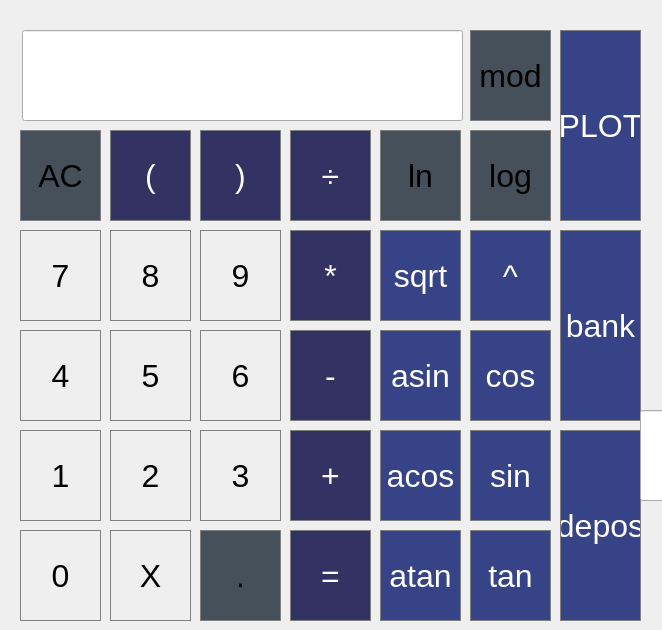
<?xml version="1.0" encoding="UTF-8"?>
<ui version="4.0">
 <class>MainWindow</class>
 <widget class="QMainWindow" name="MainWindow">
  <property name="geometry">
   <rect>
    <x>0</x>
    <y>0</y>
    <width>662</width>
    <height>630</height>
   </rect>
  </property>
  <property name="windowTitle">
   <string>MainWindow</string>
  </property>
  <widget class="QWidget" name="centralwidget">
   <widget class="QPushButton" name="pushButton_AC">
    <property name="geometry">
     <rect>
      <x>20</x>
      <y>130</y>
      <width>81</width>
      <height>91</height>
     </rect>
    </property>
    <property name="font">
     <font>
      <pointsize>24</pointsize>
     </font>
    </property>
    <property name="styleSheet">
     <string notr="true">QPushButton {
  background-color: rgb(70, 80, 90);
  border: 1px solid gray;
}
QPushButton:pressed {
    background-color: qlineargradient(x1: 0, y1: 0, x2: 0, y2: 1,
                                      stop: 0 #001f5f, stop: 1 #082567);
}</string>
    </property>
    <property name="text">
     <string>AC</string>
    </property>
   </widget>
   <widget class="QPushButton" name="pushButton_LN">
    <property name="geometry">
     <rect>
      <x>380</x>
      <y>130</y>
      <width>81</width>
      <height>91</height>
     </rect>
    </property>
    <property name="font">
     <font>
      <pointsize>24</pointsize>
     </font>
    </property>
    <property name="styleSheet">
     <string notr="true">QPushButton {
  background-color: rgb(70, 80, 90);
  border: 1px solid gray;
}
QPushButton:pressed {
    background-color: qlineargradient(x1: 0, y1: 0, x2: 0, y2: 1,
                                      stop: 0 #001f5f, stop: 1 #082567);
}</string>
    </property>
    <property name="text">
     <string>ln</string>
    </property>
   </widget>
   <widget class="QPushButton" name="pushButton_DOT">
    <property name="geometry">
     <rect>
      <x>200</x>
      <y>530</y>
      <width>81</width>
      <height>91</height>
     </rect>
    </property>
    <property name="font">
     <font>
      <pointsize>24</pointsize>
     </font>
    </property>
    <property name="styleSheet">
     <string notr="true">QPushButton {
  background-color: rgb(70, 80, 90);
  border: 1px solid gray;
}
QPushButton:pressed {
    background-color: qlineargradient(x1: 0, y1: 0, x2: 0, y2: 1,
                                      stop: 0 #001f5f, stop: 1 #082567);
}</string>
    </property>
    <property name="text">
     <string>.</string>
    </property>
   </widget>
   <widget class="QPushButton" name="pushButton_EQUAL">
    <property name="geometry">
     <rect>
      <x>290</x>
      <y>530</y>
      <width>81</width>
      <height>91</height>
     </rect>
    </property>
    <property name="font">
     <font>
      <pointsize>24</pointsize>
     </font>
    </property>
    <property name="styleSheet">
     <string notr="true">QPushButton {
  background-color: rgb(50, 50, 99);
  color: white; 
  border: 1px solid gray;
}

QPushButton:pressed {
    background-color: qlineargradient(x1: 0, y1: 0, x2: 0, y2: 1,
                                      stop: 0 #001f5f, stop: 1 #082567);
}</string>
    </property>
    <property name="text">
     <string>=</string>
    </property>
   </widget>
   <widget class="QPushButton" name="pushButton_0">
    <property name="geometry">
     <rect>
      <x>20</x>
      <y>530</y>
      <width>81</width>
      <height>91</height>
     </rect>
    </property>
    <property name="font">
     <font>
      <pointsize>24</pointsize>
     </font>
    </property>
    <property name="styleSheet">
     <string notr="true">QPushButton {
   border: 1px solid gray;
}
QPushButton:pressed {
    background-color: qlineargradient(x1: 0, y1: 0, x2: 0, y2: 1,
                                      stop: 0 #3e447f, stop: 1 #656598);
}</string>
    </property>
    <property name="text">
     <string>0</string>
    </property>
   </widget>
   <widget class="QPushButton" name="pushButton_DIV">
    <property name="geometry">
     <rect>
      <x>290</x>
      <y>130</y>
      <width>81</width>
      <height>91</height>
     </rect>
    </property>
    <property name="font">
     <font>
      <pointsize>24</pointsize>
     </font>
    </property>
    <property name="styleSheet">
     <string notr="true">QPushButton {
  background-color: rgb(50, 50, 99);
  color: white; 
  border: 1px solid gray;
}

QPushButton:pressed {
    background-color: qlineargradient(x1: 0, y1: 0, x2: 0, y2: 1,
                                      stop: 0 #001f5f, stop: 1 #082567);
}</string>
    </property>
    <property name="text">
     <string>÷</string>
    </property>
   </widget>
   <widget class="QPushButton" name="pushButton_LOG">
    <property name="geometry">
     <rect>
      <x>470</x>
      <y>130</y>
      <width>81</width>
      <height>91</height>
     </rect>
    </property>
    <property name="font">
     <font>
      <pointsize>24</pointsize>
     </font>
    </property>
    <property name="styleSheet">
     <string notr="true">QPushButton {
  background-color: rgb(70, 80, 90);
  border: 1px solid gray;
}
QPushButton:pressed {
    background-color: qlineargradient(x1: 0, y1: 0, x2: 0, y2: 1,
                                      stop: 0 #001f5f, stop: 1 #082567);
}</string>
    </property>
    <property name="text">
     <string>log</string>
    </property>
   </widget>
   <widget class="QPushButton" name="pushButton_8">
    <property name="geometry">
     <rect>
      <x>110</x>
      <y>230</y>
      <width>81</width>
      <height>91</height>
     </rect>
    </property>
    <property name="font">
     <font>
      <pointsize>24</pointsize>
     </font>
    </property>
    <property name="styleSheet">
     <string notr="true">QPushButton {
   border: 1px solid gray;
}
QPushButton:pressed {
    background-color: qlineargradient(x1: 0, y1: 0, x2: 0, y2: 1,
                                      stop: 0 #3e447f, stop: 1 #656598);
}</string>
    </property>
    <property name="text">
     <string>8</string>
    </property>
   </widget>
   <widget class="QPushButton" name="pushButton_7">
    <property name="geometry">
     <rect>
      <x>20</x>
      <y>230</y>
      <width>81</width>
      <height>91</height>
     </rect>
    </property>
    <property name="font">
     <font>
      <pointsize>24</pointsize>
     </font>
    </property>
    <property name="styleSheet">
     <string notr="true">QPushButton {
   border: 1px solid gray;
}
QPushButton:pressed {
    background-color: qlineargradient(x1: 0, y1: 0, x2: 0, y2: 1,
                                      stop: 0 #3e447f, stop: 1 #656598);
}</string>
    </property>
    <property name="text">
     <string>7</string>
    </property>
   </widget>
   <widget class="QPushButton" name="pushButton_MULT">
    <property name="geometry">
     <rect>
      <x>290</x>
      <y>230</y>
      <width>81</width>
      <height>91</height>
     </rect>
    </property>
    <property name="font">
     <font>
      <pointsize>24</pointsize>
     </font>
    </property>
    <property name="styleSheet">
     <string notr="true">QPushButton {
  background-color: rgb(50, 50, 99);
  color: white; 
  border: 1px solid gray;
}

QPushButton:pressed {
    background-color: qlineargradient(x1: 0, y1: 0, x2: 0, y2: 1,
                                      stop: 0 #001f5f, stop: 1 #082567);
}</string>
    </property>
    <property name="text">
     <string>*</string>
    </property>
   </widget>
   <widget class="QPushButton" name="pushButton_9">
    <property name="geometry">
     <rect>
      <x>200</x>
      <y>230</y>
      <width>81</width>
      <height>91</height>
     </rect>
    </property>
    <property name="font">
     <font>
      <pointsize>24</pointsize>
     </font>
    </property>
    <property name="styleSheet">
     <string notr="true">QPushButton {
   border: 1px solid gray;
}
QPushButton:pressed {
    background-color: qlineargradient(x1: 0, y1: 0, x2: 0, y2: 1,
                                      stop: 0 #3e447f, stop: 1 #656598);
}</string>
    </property>
    <property name="text">
     <string>9</string>
    </property>
   </widget>
   <widget class="QPushButton" name="pushButton_5">
    <property name="geometry">
     <rect>
      <x>110</x>
      <y>330</y>
      <width>81</width>
      <height>91</height>
     </rect>
    </property>
    <property name="font">
     <font>
      <pointsize>24</pointsize>
     </font>
    </property>
    <property name="styleSheet">
     <string notr="true">QPushButton {
   border: 1px solid gray;
}
QPushButton:pressed {
    background-color: qlineargradient(x1: 0, y1: 0, x2: 0, y2: 1,
                                      stop: 0 #3e447f, stop: 1 #656598);
}</string>
    </property>
    <property name="text">
     <string>5</string>
    </property>
   </widget>
   <widget class="QPushButton" name="pushButton_1">
    <property name="geometry">
     <rect>
      <x>20</x>
      <y>430</y>
      <width>81</width>
      <height>91</height>
     </rect>
    </property>
    <property name="font">
     <font>
      <pointsize>24</pointsize>
     </font>
    </property>
    <property name="styleSheet">
     <string notr="true">QPushButton {
   border: 1px solid gray;
}
QPushButton:pressed {
    background-color: qlineargradient(x1: 0, y1: 0, x2: 0, y2: 1,
                                      stop: 0 #3e447f, stop: 1 #656598);
}</string>
    </property>
    <property name="text">
     <string>1</string>
    </property>
   </widget>
   <widget class="QPushButton" name="pushButton_4">
    <property name="geometry">
     <rect>
      <x>20</x>
      <y>330</y>
      <width>81</width>
      <height>91</height>
     </rect>
    </property>
    <property name="font">
     <font>
      <pointsize>24</pointsize>
     </font>
    </property>
    <property name="styleSheet">
     <string notr="true">QPushButton {
   border: 1px solid gray;
}
QPushButton:pressed {
    background-color: qlineargradient(x1: 0, y1: 0, x2: 0, y2: 1,
                                      stop: 0 #3e447f, stop: 1 #656598);
}</string>
    </property>
    <property name="text">
     <string>4</string>
    </property>
   </widget>
   <widget class="QPushButton" name="pushButton_MINUS">
    <property name="geometry">
     <rect>
      <x>290</x>
      <y>330</y>
      <width>81</width>
      <height>91</height>
     </rect>
    </property>
    <property name="font">
     <font>
      <pointsize>24</pointsize>
     </font>
    </property>
    <property name="styleSheet">
     <string notr="true">QPushButton {
  background-color: rgb(50, 50, 99);
  color: white; 
  border: 1px solid gray;
}

QPushButton:pressed {
    background-color: qlineargradient(x1: 0, y1: 0, x2: 0, y2: 1,
                                      stop: 0 #001f5f, stop: 1 #082567);
}</string>
    </property>
    <property name="text">
     <string>-</string>
    </property>
   </widget>
   <widget class="QPushButton" name="pushButton_6">
    <property name="geometry">
     <rect>
      <x>200</x>
      <y>330</y>
      <width>81</width>
      <height>91</height>
     </rect>
    </property>
    <property name="font">
     <font>
      <pointsize>24</pointsize>
     </font>
    </property>
    <property name="styleSheet">
     <string notr="true">QPushButton {
   border: 1px solid gray;
}
QPushButton:pressed {
    background-color: qlineargradient(x1: 0, y1: 0, x2: 0, y2: 1,
                                      stop: 0 #3e447f, stop: 1 #656598);
}</string>
    </property>
    <property name="text">
     <string>6</string>
    </property>
   </widget>
   <widget class="QPushButton" name="pushButton_PLUS">
    <property name="geometry">
     <rect>
      <x>290</x>
      <y>430</y>
      <width>81</width>
      <height>91</height>
     </rect>
    </property>
    <property name="font">
     <font>
      <pointsize>24</pointsize>
     </font>
    </property>
    <property name="styleSheet">
     <string notr="true">QPushButton {
  background-color: rgb(50, 50, 99);
  color: white; 
  border: 1px solid gray;
}

QPushButton:pressed {
    background-color: qlineargradient(x1: 0, y1: 0, x2: 0, y2: 1,
                                      stop: 0 #001f5f, stop: 1 #082567);
}</string>
    </property>
    <property name="text">
     <string>+</string>
    </property>
   </widget>
   <widget class="QPushButton" name="pushButton_2">
    <property name="geometry">
     <rect>
      <x>110</x>
      <y>430</y>
      <width>81</width>
      <height>91</height>
     </rect>
    </property>
    <property name="font">
     <font>
      <pointsize>24</pointsize>
     </font>
    </property>
    <property name="styleSheet">
     <string notr="true">QPushButton {
   border: 1px solid gray;
}
QPushButton:pressed {
    background-color: qlineargradient(x1: 0, y1: 0, x2: 0, y2: 1,
                                      stop: 0 #3e447f, stop: 1 #656598);
}</string>
    </property>
    <property name="text">
     <string>2</string>
    </property>
   </widget>
   <widget class="QPushButton" name="pushButton_3">
    <property name="geometry">
     <rect>
      <x>200</x>
      <y>430</y>
      <width>81</width>
      <height>91</height>
     </rect>
    </property>
    <property name="font">
     <font>
      <pointsize>24</pointsize>
     </font>
    </property>
    <property name="styleSheet">
     <string notr="true">QPushButton {
   border: 1px solid gray;
}
QPushButton:pressed {
    background-color: qlineargradient(x1: 0, y1: 0, x2: 0, y2: 1,
                                      stop: 0 #3e447f, stop: 1 #656598);
}</string>
    </property>
    <property name="text">
     <string>3</string>
    </property>
   </widget>
   <widget class="QPushButton" name="pushButton_ASIN">
    <property name="geometry">
     <rect>
      <x>380</x>
      <y>330</y>
      <width>81</width>
      <height>91</height>
     </rect>
    </property>
    <property name="font">
     <font>
      <pointsize>24</pointsize>
     </font>
    </property>
    <property name="styleSheet">
     <string notr="true">QPushButton {
  background-color: rgb(55, 67, 135);
  color: white; 
  border: 1px solid gray;
}

QPushButton:pressed {
    background-color: qlineargradient(x1: 0, y1: 0, x2: 0, y2: 1,
                                      stop: 0 #001f5f, stop: 1 #0f2056);
}</string>
    </property>
    <property name="text">
     <string>asin</string>
    </property>
   </widget>
   <widget class="QPushButton" name="pushButton_ATAN">
    <property name="geometry">
     <rect>
      <x>380</x>
      <y>530</y>
      <width>81</width>
      <height>91</height>
     </rect>
    </property>
    <property name="font">
     <font>
      <pointsize>24</pointsize>
     </font>
    </property>
    <property name="styleSheet">
     <string notr="true">QPushButton {
  background-color: rgb(55, 67, 135);
  color: white; 
  border: 1px solid gray;
}

QPushButton:pressed {
    background-color: qlineargradient(x1: 0, y1: 0, x2: 0, y2: 1,
                                      stop: 0 #001f5f, stop: 1 #0f2056);
}</string>
    </property>
    <property name="text">
     <string>atan</string>
    </property>
   </widget>
   <widget class="QPushButton" name="pushButton_ACOS">
    <property name="geometry">
     <rect>
      <x>380</x>
      <y>430</y>
      <width>81</width>
      <height>91</height>
     </rect>
    </property>
    <property name="font">
     <font>
      <pointsize>24</pointsize>
     </font>
    </property>
    <property name="styleSheet">
     <string notr="true">QPushButton {
  background-color: rgb(55, 67, 135);
  color: white; 
  border: 1px solid gray;
}

QPushButton:pressed {
    background-color: qlineargradient(x1: 0, y1: 0, x2: 0, y2: 1,
                                      stop: 0 #001f5f, stop: 1 #0f2056);
}</string>
    </property>
    <property name="text">
     <string>acos</string>
    </property>
   </widget>
   <widget class="QPushButton" name="pushButton_COS">
    <property name="geometry">
     <rect>
      <x>470</x>
      <y>330</y>
      <width>81</width>
      <height>91</height>
     </rect>
    </property>
    <property name="font">
     <font>
      <pointsize>24</pointsize>
     </font>
    </property>
    <property name="styleSheet">
     <string notr="true">QPushButton {
  background-color: rgb(55, 67, 135);
  color: white; 
  border: 1px solid gray;
}

QPushButton:pressed {
    background-color: qlineargradient(x1: 0, y1: 0, x2: 0, y2: 1,
                                      stop: 0 #001f5f, stop: 1 #0f2056);
}</string>
    </property>
    <property name="text">
     <string>cos</string>
    </property>
   </widget>
   <widget class="QPushButton" name="pushButton_TAN">
    <property name="geometry">
     <rect>
      <x>470</x>
      <y>530</y>
      <width>81</width>
      <height>91</height>
     </rect>
    </property>
    <property name="font">
     <font>
      <pointsize>24</pointsize>
     </font>
    </property>
    <property name="styleSheet">
     <string notr="true">QPushButton {
  background-color: rgb(55, 67, 135);
  color: white; 
  border: 1px solid gray;
}

QPushButton:pressed {
    background-color: qlineargradient(x1: 0, y1: 0, x2: 0, y2: 1,
                                      stop: 0 #001f5f, stop: 1 #0f2056);
}</string>
    </property>
    <property name="text">
     <string>tan</string>
    </property>
   </widget>
   <widget class="QPushButton" name="pushButton_SIN">
    <property name="geometry">
     <rect>
      <x>470</x>
      <y>430</y>
      <width>81</width>
      <height>91</height>
     </rect>
    </property>
    <property name="font">
     <font>
      <pointsize>24</pointsize>
     </font>
    </property>
    <property name="styleSheet">
     <string notr="true">QPushButton {
  background-color: rgb(55, 67, 135);
  color: white; 
  border: 1px solid gray;
}

QPushButton:pressed {
    background-color: qlineargradient(x1: 0, y1: 0, x2: 0, y2: 1,
                                      stop: 0 #001f5f, stop: 1 #0f2056);
}</string>
    </property>
    <property name="text">
     <string>sin</string>
    </property>
   </widget>
   <widget class="QLineEdit" name="result">
    <property name="geometry">
     <rect>
      <x>22</x>
      <y>30</y>
      <width>441</width>
      <height>91</height>
     </rect>
    </property>
    <property name="font">
     <font>
      <pointsize>24</pointsize>
     </font>
    </property>
   </widget>
   <widget class="QPushButton" name="pushButton_LEFT">
    <property name="geometry">
     <rect>
      <x>110</x>
      <y>130</y>
      <width>81</width>
      <height>91</height>
     </rect>
    </property>
    <property name="font">
     <font>
      <pointsize>24</pointsize>
     </font>
    </property>
    <property name="styleSheet">
     <string notr="true">QPushButton {
  background-color: rgb(50, 50, 99);
  color: white; 
  border: 1px solid gray;
}

QPushButton:pressed {
    background-color: qlineargradient(x1: 0, y1: 0, x2: 0, y2: 1,
                                      stop: 0 #001f5f, stop: 1 #082567);
}</string>
    </property>
    <property name="text">
     <string>(</string>
    </property>
   </widget>
   <widget class="QPushButton" name="pushButton_RIGHT">
    <property name="geometry">
     <rect>
      <x>200</x>
      <y>130</y>
      <width>81</width>
      <height>91</height>
     </rect>
    </property>
    <property name="font">
     <font>
      <pointsize>24</pointsize>
     </font>
    </property>
    <property name="styleSheet">
     <string notr="true">QPushButton {
  background-color: rgb(50, 50, 99);
  color: white; 
  border: 1px solid gray;
}

QPushButton:pressed {
    background-color: qlineargradient(x1: 0, y1: 0, x2: 0, y2: 1,
                                      stop: 0 #001f5f, stop: 1 #082567);
}</string>
    </property>
    <property name="text">
     <string>)</string>
    </property>
   </widget>
   <widget class="QPushButton" name="pushButton_SQRT">
    <property name="geometry">
     <rect>
      <x>380</x>
      <y>230</y>
      <width>81</width>
      <height>91</height>
     </rect>
    </property>
    <property name="font">
     <font>
      <pointsize>24</pointsize>
     </font>
    </property>
    <property name="styleSheet">
     <string notr="true">QPushButton {
  background-color: rgb(55, 67, 135);
  color: white; 
  border: 1px solid gray;
}

QPushButton:pressed {
    background-color: qlineargradient(x1: 0, y1: 0, x2: 0, y2: 1,
                                      stop: 0 #001f5f, stop: 1 #0f2056);
}</string>
    </property>
    <property name="text">
     <string>sqrt</string>
    </property>
   </widget>
   <widget class="QPushButton" name="pushButton_POWER">
    <property name="geometry">
     <rect>
      <x>470</x>
      <y>230</y>
      <width>81</width>
      <height>91</height>
     </rect>
    </property>
    <property name="font">
     <font>
      <pointsize>24</pointsize>
     </font>
    </property>
    <property name="styleSheet">
     <string notr="true">QPushButton {
  background-color: rgb(55, 67, 135);
  color: white; 
  border: 1px solid gray;
}

QPushButton:pressed {
    background-color: qlineargradient(x1: 0, y1: 0, x2: 0, y2: 1,
                                      stop: 0 #001f5f, stop: 1 #0f2056);
}</string>
    </property>
    <property name="text">
     <string>^</string>
    </property>
   </widget>
   <widget class="QPushButton" name="pushButton_XXX">
    <property name="geometry">
     <rect>
      <x>110</x>
      <y>530</y>
      <width>81</width>
      <height>91</height>
     </rect>
    </property>
    <property name="font">
     <font>
      <pointsize>24</pointsize>
     </font>
    </property>
    <property name="styleSheet">
     <string notr="true">QPushButton {
   border: 1px solid gray;
}
QPushButton:pressed {
    background-color: qlineargradient(x1: 0, y1: 0, x2: 0, y2: 1,
                                      stop: 0 #3e447f, stop: 1 #656598);
}</string>
    </property>
    <property name="text">
     <string>X</string>
    </property>
   </widget>
   <widget class="QPushButton" name="pushButton_MOD">
    <property name="geometry">
     <rect>
      <x>470</x>
      <y>30</y>
      <width>81</width>
      <height>91</height>
     </rect>
    </property>
    <property name="font">
     <font>
      <pointsize>24</pointsize>
     </font>
    </property>
    <property name="styleSheet">
     <string notr="true">QPushButton {
  background-color: rgb(70, 80, 90);
  border: 1px solid gray;
}
QPushButton:pressed {
    background-color: qlineargradient(x1: 0, y1: 0, x2: 0, y2: 1,
                                      stop: 0 #001f5f, stop: 1 #082567);
}</string>
    </property>
    <property name="text">
     <string>mod</string>
    </property>
   </widget>
   <widget class="QPushButton" name="pushButton_GRAPH">
    <property name="geometry">
     <rect>
      <x>560</x>
      <y>30</y>
      <width>81</width>
      <height>191</height>
     </rect>
    </property>
    <property name="font">
     <font>
      <pointsize>24</pointsize>
     </font>
    </property>
    <property name="styleSheet">
     <string notr="true">QPushButton {
  background-color: rgb(55, 67, 135);
  color: white; 
  border: 1px solid gray;
}

QPushButton:pressed {
    background-color: qlineargradient(x1: 0, y1: 0, x2: 0, y2: 1,
                                      stop: 0 #001f5f, stop: 1 #0f2056);
}</string>
    </property>
    <property name="text">
     <string>PLOT</string>
    </property>
   </widget>
   <widget class="QPushButton" name="pushButton_TAN_3">
    <property name="geometry">
     <rect>
      <x>560</x>
      <y>230</y>
      <width>81</width>
      <height>191</height>
     </rect>
    </property>
    <property name="font">
     <font>
      <pointsize>24</pointsize>
     </font>
    </property>
    <property name="styleSheet">
     <string notr="true">QPushButton {
  background-color: rgb(55, 67, 135);
  color: white; 
  border: 1px solid gray;
}

QPushButton:pressed {
    background-color: qlineargradient(x1: 0, y1: 0, x2: 0, y2: 1,
                                      stop: 0 #001f5f, stop: 1 #0f2056);
}</string>
    </property>
    <property name="text">
     <string>bank</string>
    </property>
   </widget>
   <widget class="QPushButton" name="pushButton_TAN_4">
    <property name="geometry">
     <rect>
      <x>560</x>
      <y>430</y>
      <width>81</width>
      <height>191</height>
     </rect>
    </property>
    <property name="font">
     <font>
      <pointsize>24</pointsize>
     </font>
    </property>
    <property name="styleSheet">
     <string notr="true">QPushButton {
  background-color: rgb(55, 67, 135);
  color: white; 
  border: 1px solid gray;
}

QPushButton:pressed {
    background-color: qlineargradient(x1: 0, y1: 0, x2: 0, y2: 1,
                                      stop: 0 #001f5f, stop: 1 #0f2056);
}</string>
    </property>
    <property name="text">
     <string>depos</string>
    </property>
   </widget>
   <widget class="QLineEdit" name="result_2">
    <property name="geometry">
     <rect>
      <x>640</x>
      <y>410</y>
      <width>441</width>
      <height>91</height>
     </rect>
    </property>
    <property name="font">
     <font>
      <pointsize>24</pointsize>
     </font>
    </property>
   </widget>
  </widget>
 </widget>
 <resources/>
 <connections/>
</ui>
